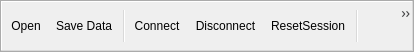
<?xml version="1.0" encoding="UTF-8"?>
<ui version="4.0">
 <class>pqMainControlsToolbar</class>
 <widget class="QToolBar" name="pqMainControlsToolbar">
  <property name="geometry">
   <rect>
    <x>0</x>
    <y>0</y>
    <width>414</width>
    <height>52</height>
   </rect>
  </property>
  <property name="windowTitle">
   <string>Main Controls</string>
  </property>
  <property name="orientation">
   <enum>Qt::Horizontal</enum>
  </property>
  <action name="actionOpenData">
   <property name="icon">
    <iconset resource="../../../Components/Resources/pqComponents.qrc">
     <normaloff>:/pqWidgets/Icons/pqOpen24.png</normaloff>:/pqWidgets/Icons/pqOpen24.png</iconset>
   </property>
   <property name="text">
    <string>Open...</string>
   </property>
   <property name="statusTip">
    <string>Open</string>
   </property>
   <property name="PV_MUST_BE_MASTER_TO_SHOW" stdset="0">
    <bool>true</bool>
   </property>
  </action>
  <action name="actionSaveData">
   <property name="icon">
    <iconset resource="../../../Components/Resources/pqComponents.qrc">
     <normaloff>:/pqWidgets/Icons/pqSave24.png</normaloff>:/pqWidgets/Icons/pqSave24.png</iconset>
   </property>
   <property name="text">
    <string>Save Data...</string>
   </property>
   <property name="PV_MUST_BE_MASTER_TO_SHOW" stdset="0">
    <bool>true</bool>
   </property>
  </action>
  <action name="actionServerConnect">
   <property name="icon">
    <iconset resource="../../../Components/Resources/pqComponents.qrc">
     <normaloff>:/pqWidgets/Icons/pqConnect24.png</normaloff>:/pqWidgets/Icons/pqConnect24.png</iconset>
   </property>
   <property name="text">
    <string>&amp;Connect...</string>
   </property>
   <property name="statusTip">
    <string>Connect</string>
   </property>
  </action>
  <action name="actionServerDisconnect">
   <property name="icon">
    <iconset resource="../../../Components/Resources/pqComponents.qrc">
     <normaloff>:/pqWidgets/Icons/pqDisconnect24.png</normaloff>:/pqWidgets/Icons/pqDisconnect24.png</iconset>
   </property>
   <property name="text">
    <string>&amp;Disconnect</string>
   </property>
   <property name="statusTip">
    <string>Disconnect</string>
   </property>
  </action>
  <action name="actionUndo">
   <property name="icon">
    <iconset>
     <normaloff>:pqWidgets/Icons/pqUndo24.png</normaloff>:pqWidgets/Icons/pqUndo24.png</iconset>
   </property>
   <property name="text">
    <string>&amp;Undo</string>
   </property>
  </action>
  <action name="actionRedo">
   <property name="icon">
    <iconset resource="../../../Components/Resources/pqComponents.qrc">
     <normaloff>:/pqWidgets/Icons/pqRedo24.png</normaloff>:/pqWidgets/Icons/pqRedo24.png</iconset>
   </property>
   <property name="text">
    <string>&amp;Redo</string>
   </property>
  </action>
  <action name="actionAutoApply">
   <property name="checkable">
    <bool>true</bool>
   </property>
   <property name="icon">
    <iconset resource="../../../Components/Resources/pqComponents.qrc">
     <normaloff>:/pqWidgets/Icons/pqAutoApply32.png</normaloff>:/pqWidgets/Icons/pqAutoApply32.png</iconset>
   </property>
   <property name="text">
    <string>Auto Apply</string>
   </property>
   <property name="toolTip">
    <string>Apply changes to parameters automatically</string>
   </property>
  </action>
  <action name="actionQuery">
   <property name="checkable">
    <bool>false</bool>
   </property>
   <property name="enabled">
    <bool>true</bool>
   </property>
   <property name="icon">
    <iconset resource="../../../Components/Resources/pqComponents.qrc">
     <normaloff>:/pqWidgets/Icons/pqFindData24.png</normaloff>:/pqWidgets/Icons/pqFindData24.png</iconset>
   </property>
   <property name="text">
    <string>Find data...</string>
   </property>
   <property name="toolTip">
    <string>Find data matching various criteria from the current source (v)</string>
   </property>
  </action>
  <action name="actionLoadPalette">
   <property name="icon">
    <iconset resource="../../../Components/Resources/pqComponents.qrc">
     <normaloff>:/pqWidgets/Icons/pqPalette.png</normaloff>:/pqWidgets/Icons/pqPalette.png</iconset>
   </property>
   <property name="text">
    <string>Load Palette</string>
   </property>
   <property name="toolTip">
    <string>Load a color palette</string>
   </property>
  </action>
  <action name="actionDelete">
   <property name="icon">
    <iconset resource="../../../Components/Resources/pqComponents.qrc">
     <normaloff>:/pqWidgets/Icons/pqReset24.png</normaloff>:/pqWidgets/Icons/pqReset24.png</iconset>
   </property>
   <property name="text">
    <string>ResetSession</string>
   </property>
   <property name="toolTip">
    <string>Reset Session</string>
   </property>
   <property name="statusTip">
    <string>Reset Session</string>
   </property>
  </action>
  <addaction name="actionOpenData"/>
  <addaction name="actionSaveData"/>
  <addaction name="separator"/>
  <addaction name="actionServerConnect"/>
  <addaction name="actionServerDisconnect"/>
  <addaction name="actionDelete"/>
  <addaction name="separator"/>
  <addaction name="actionUndo"/>
  <addaction name="actionRedo"/>
  <addaction name="separator"/>
  <addaction name="actionAutoApply"/>
  <addaction name="actionQuery"/>
  <addaction name="actionLoadPalette"/>
 </widget>
 <resources>
  <include location="../../../Components/Resources/pqComponents.qrc"/>
 </resources>
 <connections/>
</ui>
